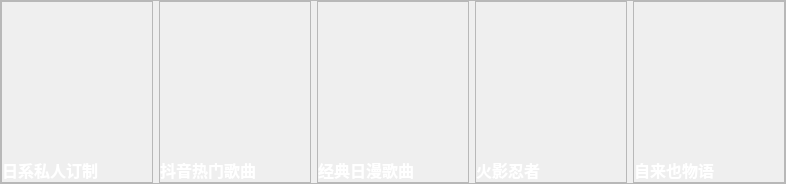
                          <widget class="QFrame" name="frame_25">
                           <property name="frameShape">
                            <enum>QFrame::StyledPanel</enum>
                           </property>
                           <property name="frameShadow">
                            <enum>QFrame::Raised</enum>
                           </property>
                           <layout class="QHBoxLayout" name="horizontalLayout_15">
                            <property name="leftMargin">
                             <number>0</number>
                            </property>
                            <property name="topMargin">
                             <number>0</number>
                            </property>
                            <property name="rightMargin">
                             <number>0</number>
                            </property>
                            <property name="bottomMargin">
                             <number>0</number>
                            </property>
                            <item>
                             <widget class="QFrame" name="frame_31">
                              <property name="minimumSize">
                               <size>
                                <width>0</width>
                                <height>0</height>
                               </size>
                              </property>
                              <property name="frameShape">
                               <enum>QFrame::StyledPanel</enum>
                              </property>
                              <property name="frameShadow">
                               <enum>QFrame::Raised</enum>
                              </property>
                              <layout class="QVBoxLayout" name="verticalLayout_11">
                               <property name="leftMargin">
                                <number>0</number>
                               </property>
                               <property name="topMargin">
                                <number>0</number>
                               </property>
                               <property name="rightMargin">
                                <number>0</number>
                               </property>
                               <property name="bottomMargin">
                                <number>0</number>
                               </property>
                               <item>
                                <widget class="QPushButton" name="pushButton_16">
                                 <property name="minimumSize">
                                  <size>
                                   <width>150</width>
                                   <height>150</height>
                                  </size>
                                 </property>
                                 <property name="maximumSize">
                                  <size>
                                   <width>150</width>
                                   <height>150</height>
                                  </size>
                                 </property>
                                 <property name="styleSheet">
                                  <string notr="true">border-radius: 6px;
border-image: url(:/icon/image/2.jpg);</string>
                                 </property>
                                 <property name="text">
                                  <string/>
                                 </property>
                                </widget>
                               </item>
                               <item>
                                <widget class="QLabel" name="label_6">
                                 <property name="font">
                                  <font>
                                   <family>华文楷体</family>
                                   <pointsize>12</pointsize>
                                   <weight>75</weight>
                                   <bold>true</bold>
                                  </font>
                                 </property>
                                 <property name="styleSheet">
                                  <string notr="true">color: rgb(255, 255, 255);</string>
                                 </property>
                                 <property name="text">
                                  <string>日系私人订制</string>
                                 </property>
                                </widget>
                               </item>
                              </layout>
                             </widget>
                            </item>
                            <item>
                             <widget class="QFrame" name="frame_32">
                              <property name="frameShape">
                               <enum>QFrame::StyledPanel</enum>
                              </property>
                              <property name="frameShadow">
                               <enum>QFrame::Raised</enum>
                              </property>
                              <layout class="QVBoxLayout" name="verticalLayout_16">
                               <property name="leftMargin">
                                <number>0</number>
                               </property>
                               <property name="topMargin">
                                <number>0</number>
                               </property>
                               <property name="rightMargin">
                                <number>0</number>
                               </property>
                               <property name="bottomMargin">
                                <number>0</number>
                               </property>
                               <item>
                                <widget class="QPushButton" name="pushButton_21">
                                 <property name="minimumSize">
                                  <size>
                                   <width>150</width>
                                   <height>150</height>
                                  </size>
                                 </property>
                                 <property name="maximumSize">
                                  <size>
                                   <width>150</width>
                                   <height>150</height>
                                  </size>
                                 </property>
                                 <property name="styleSheet">
                                  <string notr="true">border-radius: 6px;
border-image: url(:/icon/image/6.jpg);</string>
                                 </property>
                                 <property name="text">
                                  <string/>
                                 </property>
                                </widget>
                               </item>
                               <item>
                                <widget class="QLabel" name="label_11">
                                 <property name="font">
                                  <font>
                                   <family>华文楷体</family>
                                   <pointsize>12</pointsize>
                                   <weight>75</weight>
                                   <bold>true</bold>
                                  </font>
                                 </property>
                                 <property name="styleSheet">
                                  <string notr="true">color: rgb(255, 255, 255);</string>
                                 </property>
                                 <property name="text">
                                  <string>抖音热门歌曲</string>
                                 </property>
                                </widget>
                               </item>
                              </layout>
                             </widget>
                            </item>
                            <item>
                             <widget class="QFrame" name="frame_33">
                              <property name="frameShape">
                               <enum>QFrame::StyledPanel</enum>
                              </property>
                              <property name="frameShadow">
                               <enum>QFrame::Raised</enum>
                              </property>
                              <layout class="QVBoxLayout" name="verticalLayout_17">
                               <property name="leftMargin">
                                <number>0</number>
                               </property>
                               <property name="topMargin">
                                <number>0</number>
                               </property>
                               <property name="rightMargin">
                                <number>0</number>
                               </property>
                               <property name="bottomMargin">
                                <number>0</number>
                               </property>
                               <item>
                                <widget class="QPushButton" name="pushButton_22">
                                 <property name="minimumSize">
                                  <size>
                                   <width>150</width>
                                   <height>150</height>
                                  </size>
                                 </property>
                                 <property name="maximumSize">
                                  <size>
                                   <width>150</width>
                                   <height>150</height>
                                  </size>
                                 </property>
                                 <property name="styleSheet">
                                  <string notr="true">border-radius: 6px;
border-image: url(:/icon/image/7.jpg);</string>
                                 </property>
                                 <property name="text">
                                  <string/>
                                 </property>
                                </widget>
                               </item>
                               <item>
                                <widget class="QLabel" name="label_12">
                                 <property name="font">
                                  <font>
                                   <family>华文楷体</family>
                                   <pointsize>12</pointsize>
                                   <weight>75</weight>
                                   <bold>true</bold>
                                  </font>
                                 </property>
                                 <property name="styleSheet">
                                  <string notr="true">color: rgb(255, 255, 255);</string>
                                 </property>
                                 <property name="text">
                                  <string>经典日漫歌曲</string>
                                 </property>
                                </widget>
                               </item>
                              </layout>
                             </widget>
                            </item>
                            <item>
                             <widget class="QFrame" name="frame_34">
                              <property name="frameShape">
                               <enum>QFrame::StyledPanel</enum>
                              </property>
                              <property name="frameShadow">
                               <enum>QFrame::Raised</enum>
                              </property>
                              <layout class="QVBoxLayout" name="verticalLayout_18">
                               <property name="leftMargin">
                                <number>0</number>
                               </property>
                               <property name="topMargin">
                                <number>0</number>
                               </property>
                               <property name="rightMargin">
                                <number>0</number>
                               </property>
                               <property name="bottomMargin">
                                <number>0</number>
                               </property>
                               <item>
                                <widget class="QPushButton" name="pushButton_23">
                                 <property name="minimumSize">
                                  <size>
                                   <width>150</width>
                                   <height>150</height>
                                  </size>
                                 </property>
                                 <property name="maximumSize">
                                  <size>
                                   <width>150</width>
                                   <height>150</height>
                                  </size>
                                 </property>
                                 <property name="styleSheet">
                                  <string notr="true">border-radius: 6px;
border-image: url(:/icon/image/009.jpg);</string>
                                 </property>
                                 <property name="text">
                                  <string/>
                                 </property>
                                </widget>
                               </item>
                               <item>
                                <widget class="QLabel" name="label_13">
                                 <property name="font">
                                  <font>
                                   <family>华文楷体</family>
                                   <pointsize>12</pointsize>
                                   <weight>75</weight>
                                   <bold>true</bold>
                                  </font>
                                 </property>
                                 <property name="styleSheet">
                                  <string notr="true">color: rgb(255, 255, 255);</string>
                                 </property>
                                 <property name="text">
                                  <string>火影忍者</string>
                                 </property>
                                </widget>
                               </item>
                              </layout>
                             </widget>
                            </item>
                            <item>
                             <widget class="QFrame" name="frame_35">
                              <property name="frameShape">
                               <enum>QFrame::StyledPanel</enum>
                              </property>
                              <property name="frameShadow">
                               <enum>QFrame::Raised</enum>
                              </property>
                              <layout class="QVBoxLayout" name="verticalLayout_19">
                               <property name="leftMargin">
                                <number>0</number>
                               </property>
                               <property name="topMargin">
                                <number>0</number>
                               </property>
                               <property name="rightMargin">
                                <number>0</number>
                               </property>
                               <property name="bottomMargin">
                                <number>0</number>
                               </property>
                               <item>
                                <widget class="QPushButton" name="pushButton_24">
                                 <property name="minimumSize">
                                  <size>
                                   <width>150</width>
                                   <height>150</height>
                                  </size>
                                 </property>
                                 <property name="maximumSize">
                                  <size>
                                   <width>150</width>
                                   <height>150</height>
                                  </size>
                                 </property>
                                 <property name="styleSheet">
                                  <string notr="true">border-radius: 6px;
border-image: url(:/icon/image/R-C.jpg);</string>
                                 </property>
                                 <property name="text">
                                  <string/>
                                 </property>
                                </widget>
                               </item>
                               <item>
                                <widget class="QLabel" name="label_14">
                                 <property name="font">
                                  <font>
                                   <family>华文楷体</family>
                                   <pointsize>12</pointsize>
                                   <weight>75</weight>
                                   <bold>true</bold>
                                  </font>
                                 </property>
                                 <property name="styleSheet">
                                  <string notr="true">color: rgb(255, 255, 255);</string>
                                 </property>
                                 <property name="text">
                                  <string>自来也物语</string>
                                 </property>
                                </widget>
                               </item>
                              </layout>
                             </widget>
                            </item>
                           </layout>
                          </widget>
